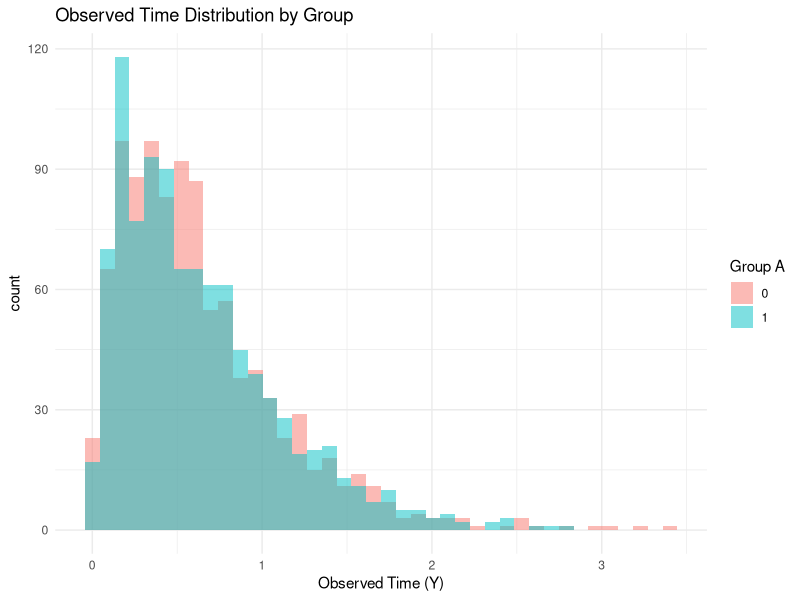
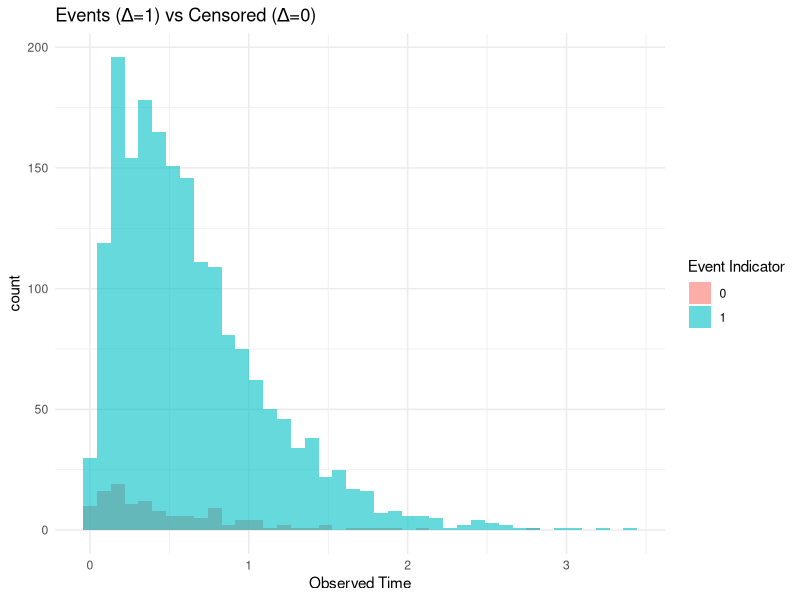
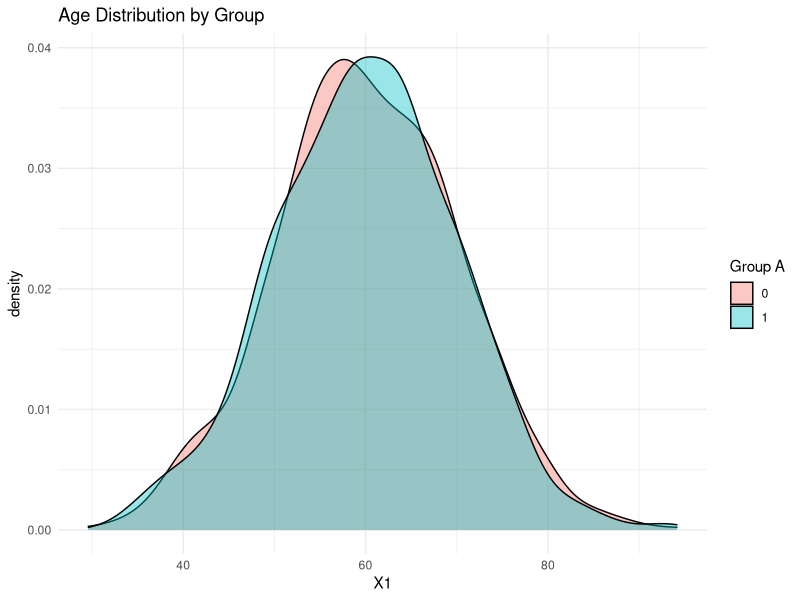
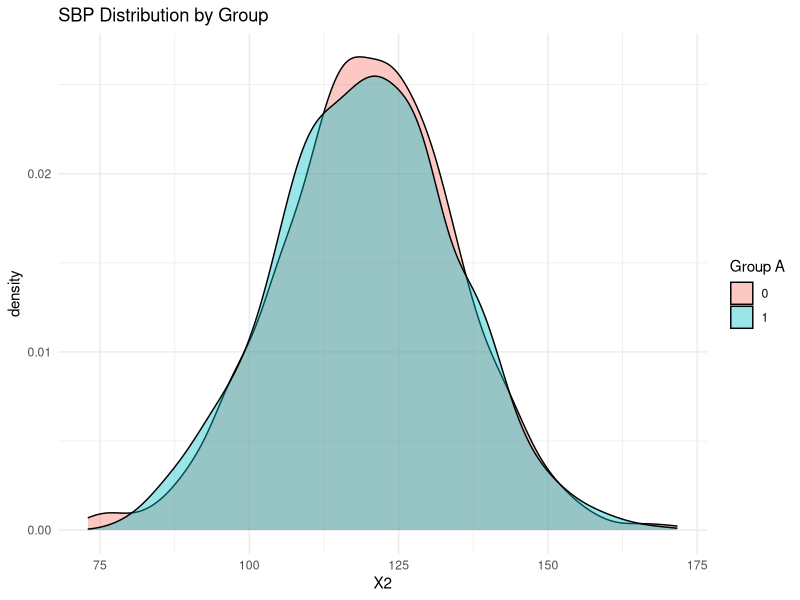

Write R code to recreate these figures, in order. (Note: this script raises an error after producing the figures.)
## ---- chunk 1
# ---------------------------
# Simulated Survival Dataset Generator (with heterogeneous Normal covariates)
# ---------------------------

generate_data <- function(
  n = 2000,
  pA = 0.5,
  mu_X = c(60, 120),          # mean for each covariate
  sd_X = c(10, 15),        # sd for each covariate
  beta_X = c(0.03, 0.014), # coefficients for covariates
  beta_A = 0,                 # group effect
  lambda = 0.05,               # baseline rate for Weibull
  k = 1.5,                    # shape parameter
  mu = 0.1,                   # baseline censoring rate
  alpha = 0,                  # censoring dependence
  Cmax_A0 = 10,              # max follow-up (group 0)
  Cmax_A1 = 10,              # max follow-up (group 1)
  seed = 123
) {
  set.seed(seed)
  
  pX <- length(mu_X)
  if (length(sd_X) != pX | length(beta_X) != pX)
    stop("Lengths of mu_X, sd_X, and beta_X doesn't match.")
  
  # ---- Sensitive attribute ----
  A <- rbinom(n, 1, pA)
  
  # ---- Covariates ----
  X <- matrix(NA, nrow = n, ncol = pX)
  for (j in 1:pX) {
    X[, j] <- rnorm(n, mean = mu_X[j], sd = sd_X[j])
  }
  colnames(X) <- paste0("X", 1:pX)
  
  # ---- Linear predictor ----
  eta <- beta_A * A + X %*% beta_X
  
  # ---- True event time (Weibull proportional hazards) ----
  U <- runif(n)
  T_true <- ((-log(U)) / (lambda * exp(eta)))^(1 / k)
  
  # ---- Censoring time (possibly informative) ----
  C <- rexp(n, rate = mu * exp(alpha * eta))
  
  # ---- Group-specific max follow-up ----
  Cmax <- ifelse(A == 0, Cmax_A0, Cmax_A1)
  
  # ---- Observed data ----
  Y <- pmin(T_true, C, Cmax)
  Delta <- as.numeric(T_true <= pmin(C, Cmax))
  
  data <- data.frame(
    id = 1:n,
    A = A,
    X,
    T_true = T_true,
    C = C,
    Cmax = Cmax,
    Y = Y,
    Delta = Delta
  )
  
  return(data)
}



## ---- chunk 2
# ---------------------------
# Example usage
# ---------------------------

mu_X = c(60, 120)
sd_X = c(10, 15)
beta_X = c(0.03, 0.014)

# Scenario I: all assumptions hold
data_I <- generate_data(
  n = 2000,
  mu_X = mu_X,
  sd_X = sd_X,
  beta_X = beta_X,
  beta_A = 0,
  alpha = 0,
  Cmax_A0 = 10,
  Cmax_A1 = 10
)

# Scenario II: violation of assumptions
data_II <- generate_data(
  n = 2000,
  mu_X = mu_X,
  sd_X = sd_X,
  beta_X = beta_X,
  beta_A = 0.5,
  alpha = 0.5,
  Cmax_A0 = 15,
  Cmax_A1 = 10
)

# Quick check
head(data_I)
head(data_II)


## ---- chunk 3
# 假设 generate_fast_data() 已经在环境中定义
dat <- data_I

# ---- 基本结构检查 ----
cat("Dataset size:", nrow(dat), "\n")
cat("Columns:", names(dat), "\n")

summary(dat)

# ---- 1️⃣ 检查删失率 ----
cat("\nOverall censoring rate:\n")
mean(dat$Delta == 0)

cat("\nCensoring rate by group (A=0, A=1):\n")
tapply(dat$Delta == 0, dat$A, mean)

# ---- 2️⃣ 检查生存时间分布 ----
library(ggplot2)

ggplot(dat, aes(x = Y, fill = factor(A))) +
  geom_histogram(alpha = 0.5, bins = 40, position = "identity") +
  labs(title = "Observed Time Distribution by Group",
       x = "Observed Time (Y)",
       fill = "Group A") +
  theme_minimal()

# ---- 3️⃣ 检查删失 vs. 事件 ----
ggplot(dat, aes(x = Y, fill = factor(Delta))) +
  geom_histogram(alpha = 0.6, bins = 40, position = "identity") +
  labs(title = "Events (Δ=1) vs Censored (Δ=0)",
       x = "Observed Time",
       fill = "Event Indicator") +
  theme_minimal()

# ---- 4️⃣ 检查协变量分布（可选）----
ggplot(dat, aes(x = X1, fill = factor(A))) +
  geom_density(alpha = 0.4) +
  labs(title = "Age Distribution by Group", fill = "Group A") +
  theme_minimal()

ggplot(dat, aes(x = X2, fill = factor(A))) +
  geom_density(alpha = 0.4) +
  labs(title = "SBP Distribution by Group", fill = "Group A") +
  theme_minimal()

# ---- 5️⃣ 快速验证删失机制是否如预期 ----
aggregate(cbind(Y, Delta) ~ A, data = dat, FUN = mean)

## ---- chunk 4
write.csv(data_I, "data/data_I.csv", row.names = FALSE)
write.csv(data_II, "data/data_II.csv", row.names = FALSE)
